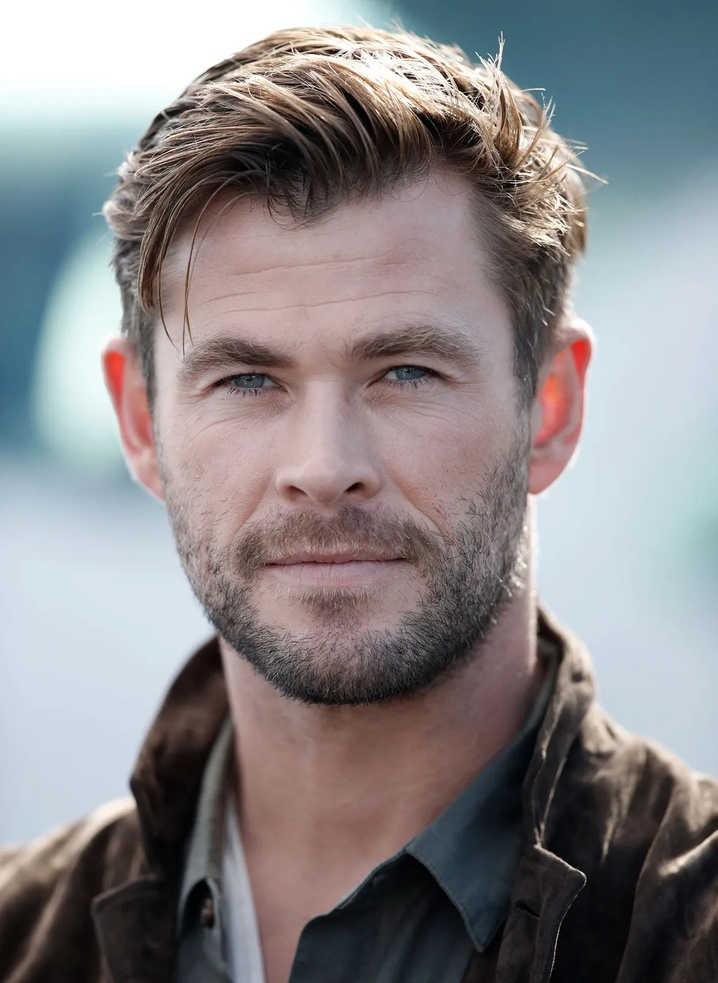
#> input picture LAB_5/image.jpg, 718 x 983 px, shrunk from 1168 x 1600 before the run
$ python erode.py
#> lines starting #> are read from the running program, lines starting #| are printed output that depends on the picture
import cv2
import numpy as np
import matplotlib.pyplot as plt

# Read the image
image = cv2.imread('image.jpg', cv2.IMREAD_GRAYSCALE)
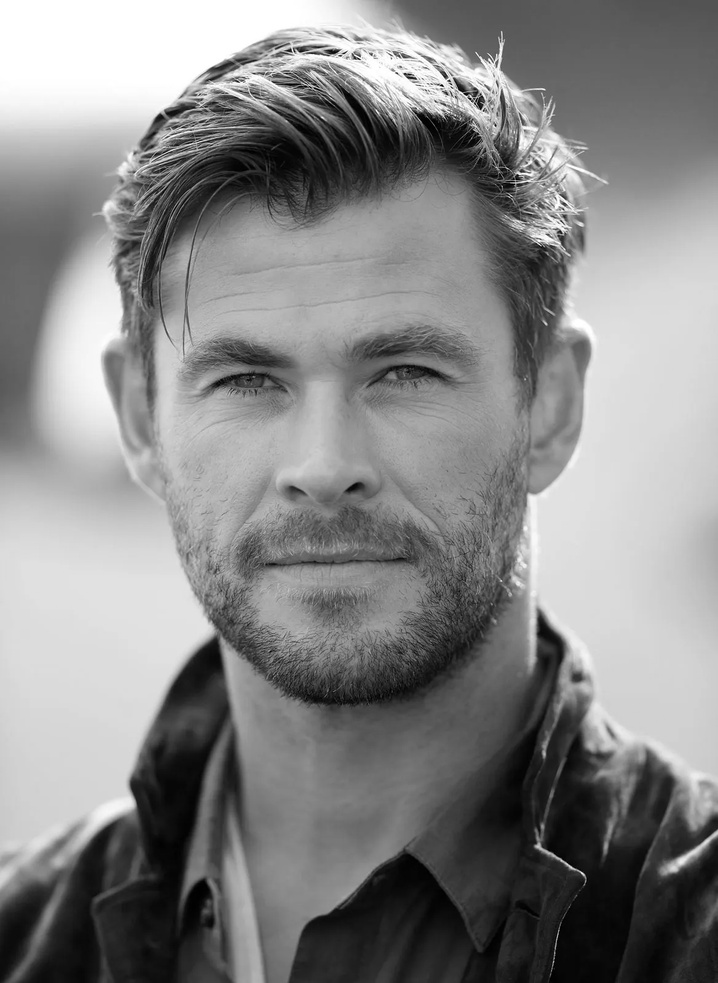
#> image: shape (983, 718); min 0, max 255, mean 134.3

# Define a structuring element
kernel = np.ones((5, 5), np.uint8)

# Apply erosion
eroded_image = cv2.erode(image, kernel, iterations=1)
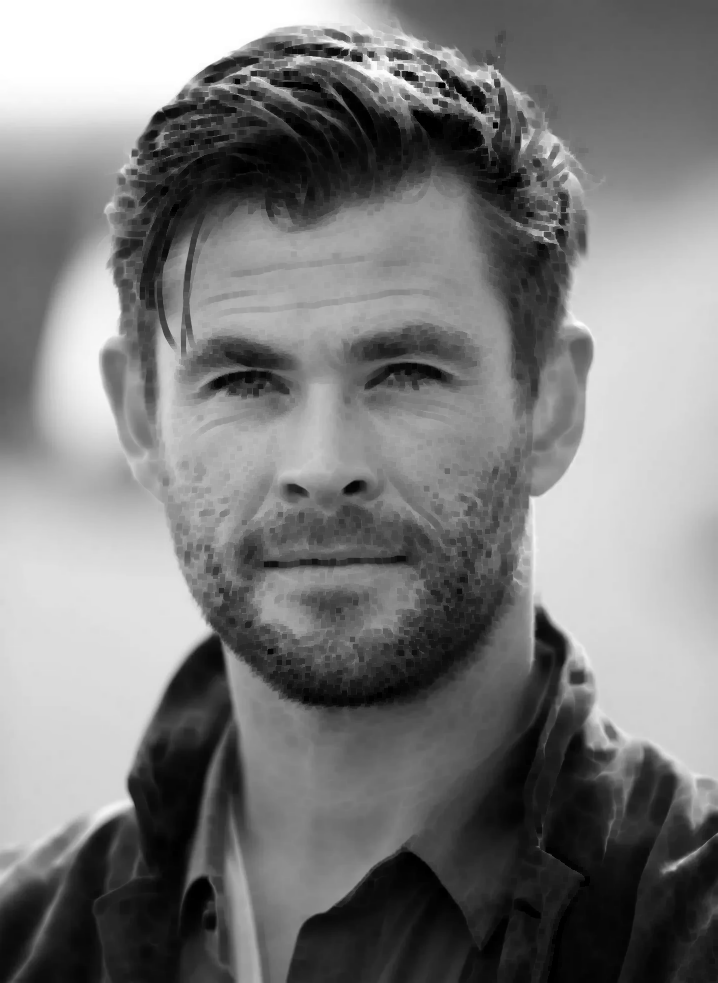
#> eroded_image: shape (983, 718); min 0, max 255, mean 122.6

# Subtract the eroded image from the original
erosion_difference = cv2.subtract(image, eroded_image)
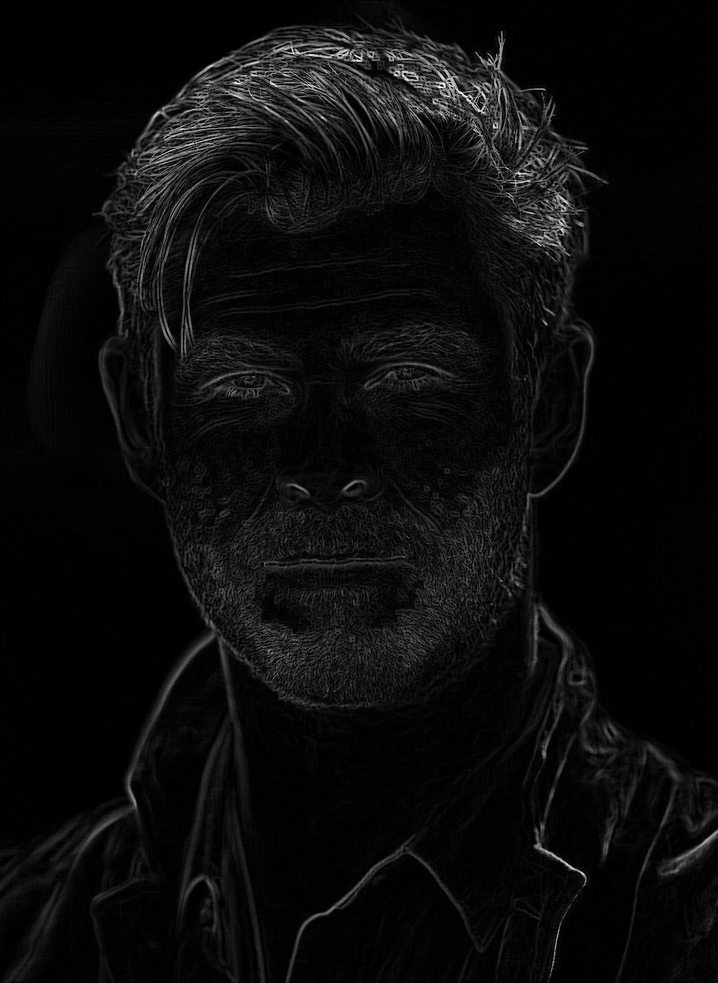
#> erosion_difference: shape (983, 718); min 0, max 255, mean 11.7

# Apply dilation
dilated_image = cv2.dilate(image, kernel, iterations=1)
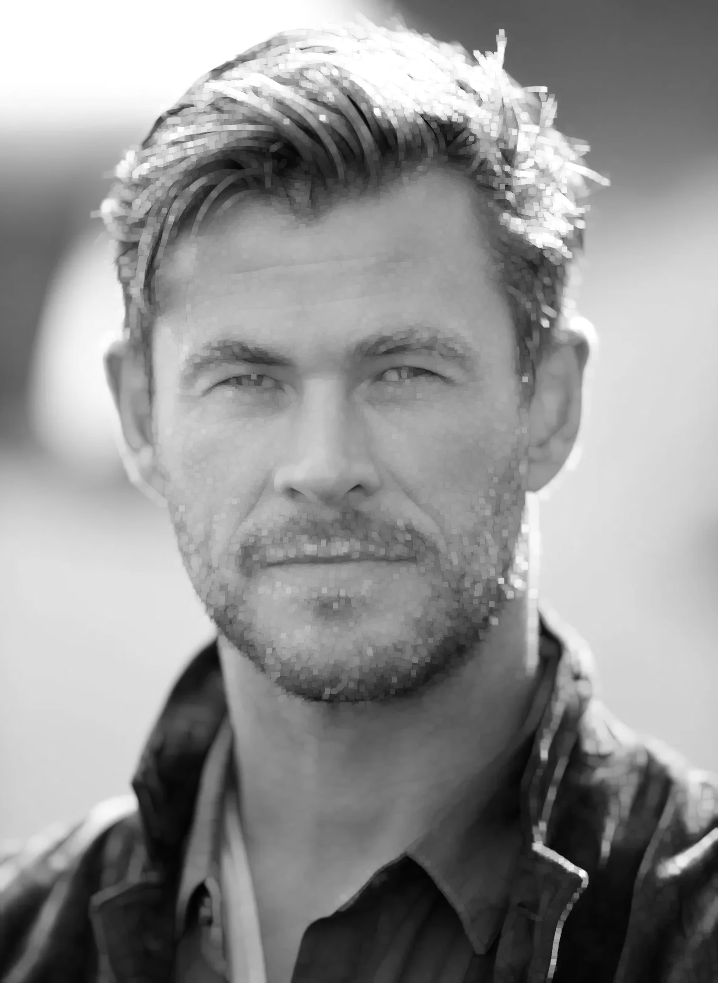
#> dilated_image: shape (983, 718); min 2, max 255, mean 145.6

# Subtract the dilated image from the original
dilation_difference = cv2.subtract(image, dilated_image)
#> dilation_difference: shape (983, 718); every value is 0

# Plot the results
plt.figure(figsize=(12, 8))

plt.subplot(2, 2, 1)
plt.title('Original Image')
plt.imshow(image, cmap='gray')
plt.axis('off')

plt.subplot(2, 2, 2)
plt.title('Erosion Difference')
plt.imshow(erosion_difference, cmap='gray')
plt.axis('off')

plt.subplot(2, 2, 3)
plt.title('Dilation Difference')
plt.imshow(dilation_difference, cmap='gray')
plt.axis('off')

plt.tight_layout()
plt.show()
